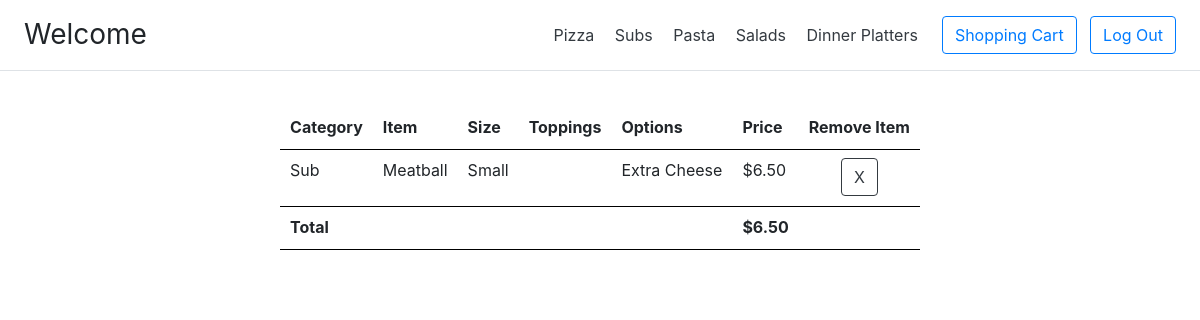
Page /cart (signed in) on the committed database.
### orders/models.py (models this page shows, shortened)
class SubOrder(models.Model):
    customer = models.ForeignKey('UserProfile', related_name="subOrder", on_delete=models.CASCADE)
    price = models.ForeignKey(SubPrice, on_delete=models.CASCADE, related_name="subOrder")
    extra_cheese=models.BooleanField(default=False)
    class Meta:
        verbose_name_plural = "Sub Order"

class SubPrice(models.Model):
    classification = models.CharField(max_length=30)
    size = models.CharField(max_length=10)
    price = models.DecimalField(max_digits=6, decimal_places=2)
    class Meta:
        verbose_name_plural = "Sub Price"

### orders/views.py (the view, shortened to what this page needs)
# urls.py: path("cart", views.cart, name="cart"),
def cart(request):
    route = "orders/shoppingcart.html"
    user_profile = UserProfile.objects.get(customer=request.user)
    cart = ShoppingCartOrders.objects.get(customer=user_profile)
    pending = PendingOrders.objects.get(customer=user_profile)
    c_pizzas = cart.pizza_order.all()
    c_subs = cart.sub_order.all()
    c_pastas = cart.pasta_order.all()
    c_salads = cart.salad_order.all()
    c_platters = cart.platter_order.all()
    context = {"pizzas": c_pizzas, "subs": c_subs, "pastas": c_pastas, "salads": c_salads, "platters": c_platters}
    return auth_view(route, context, request)

### orders/views.py (called while the page is built)
def auth_view(route, context, request):
    context['user'] = request.user
    if request.user.is_authenticated:
        base_template = "orders/layoutAuth.html"
        context["base_template"] = base_template
        user_profile = UserProfile.objects.get(customer=request.user)
        return render(request, route, context)
    base_template = "orders/layout.html"
    context["base_template"] = base_template
    return render(request, route, context)

### orders/templates/orders/shoppingcart.html (shortened to what this page needs)
{% extends base_template %}
{% load static %}
{% block extra %}
<link rel="stylesheet" href="{% static 'orders/main.css' %}"/>
{% endblock %}
{% block body %}
<div class="container">
    <div class="row">
        <div class="col" align="center">
            <table>
                <thead>
                <tr>
                    <th scope="col">Category</th>
                    <th scope="col">Item</th>
                    <th scope="col">Size</th>
                    <th scope="col">Toppings</th>
                    <th scope="col">Options</th>
                    <th scope="col">Price</th>
                    <th scope="col">Remove Item</th>
                </tr>
                </thead>
                <tbody>
                {% for sub in subs %}
                <tr>
                    <td>Sub</td>
                    <td>{{sub.price.classification}}</td>
                    <td>{{sub.price.size}}</td>
                    <td></td>
                    {% if sub.extra_cheese %}
                    <td>Extra Cheese</td>
                    {% else %}
                    <td></td>
                    {% endif %}
                    <td>${{sub.price.price}}</td>
                    <td align="center">
                        <button type="button" class="btn btn-outline-dark" data-id="{{sub.id}}" data-type="Sub"
                                data-price="{{sub.price.price}}">X
                        </button>
                    </td>
                </tr>
                {% endfor %}
                </tbody>
                <tfoot>
                <tr>
                    <th scope="row">Total</th>
                    <th></th>
                    <th></th>
                    <th></th>
                    <th></th>
                    <th id="cartTotal"></th>
                    <th>
                    </th>
                </tr>
                </tfoot>
            </table>
        </div>
    </div>
</div>
{% endblock %}

### orders/static/orders/main.css (style rules this page uses)
table { border-collapse: separate; border-spacing: 0; margin-top: 20px; }
th { text-align: left; font-weight: bold; border-bottom: 1px solid #000; }
th, td { padding: 8px 10px 10px; line-height: inherit; border-bottom: 1px solid #000; }
th { vertical-align: bottom }
td { vertical-align: top }

### rows in the picture
SubOrder: price.classification "Meatball", price.size "Small", extra_cheese "Extra Cheese", price.price "6.50"
